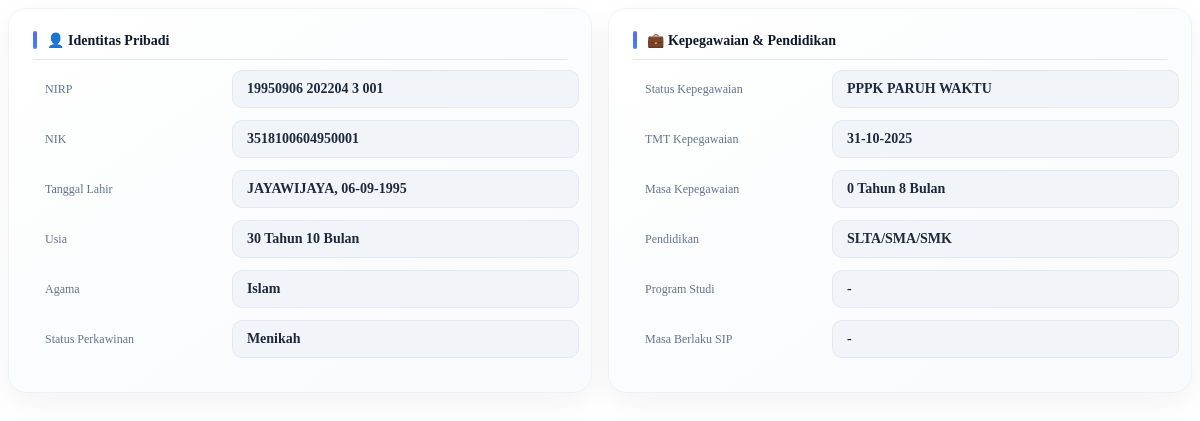
The app's page /pages/P3K-Paruh-Waktu/detailP3KPR.php?id=1, older data.
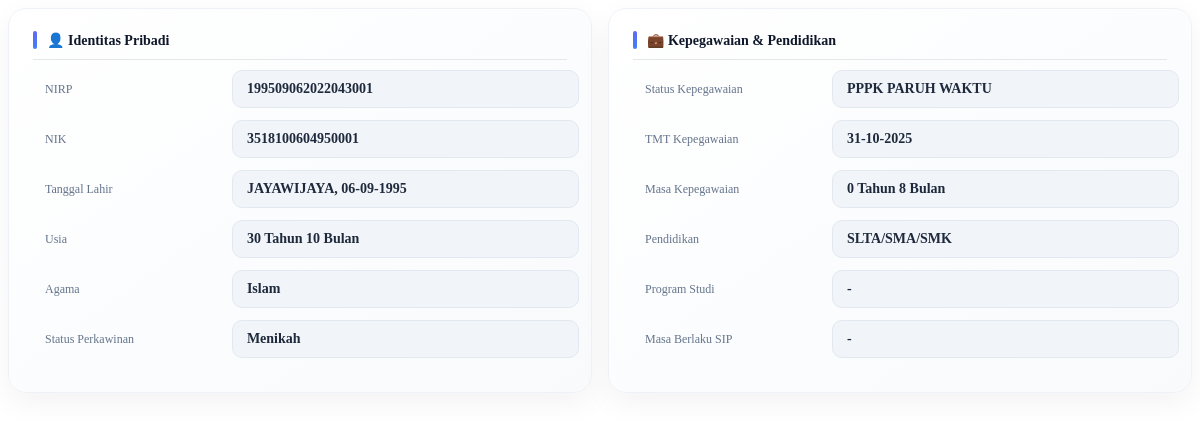
The same page, newer data.
### tables this page shows
CREATE TABLE `pegawai_p3k_paruh_waktu` (
  `id` int(11) NOT NULL,
  `nama` varchar(255) DEFAULT NULL,
  `nik` varchar(50) DEFAULT NULL,
  `nip` varchar(50) DEFAULT NULL,
  `jenis_kelamin` varchar(20) DEFAULT NULL,
  `tanggal_lahir` date DEFAULT NULL,
  `alamat` varchar(255) DEFAULT NULL,
  `nomor_hp` varchar(20) DEFAULT NULL,
  `email` varchar(100) DEFAULT NULL,
  `jabatan` varchar(100) DEFAULT NULL,
  `unit` varchar(100) DEFAULT NULL,
  `tmt_masuk` date DEFAULT NULL,
  `status_kepegawaian` varchar(50) DEFAULT NULL,
  `tmt_kepegawaian` date DEFAULT NULL,
  `status_pegawai` enum('AKTIF','NONAKTIF','RESIGN','PENSIUN') DEFAULT 'AKTIF',
  `tmt_status` date DEFAULT NULL,
  `masa_berlaku` date DEFAULT NULL,
  `tempat_lahir` varchar(100) DEFAULT NULL,
  `agama` varchar(100) DEFAULT NULL,
  `status_perkawinan` varchar(20) DEFAULT NULL,
  `pendidikan` varchar(50) DEFAULT NULL,
  `program_studi` varchar(255) DEFAULT NULL
);

### pages/P3K-Paruh-Waktu/detailP3KPR.php (the view, shortened to what this page needs)
<?php
require_once('../../config/db.php');
$id = intval($_GET['id']);
$data = $koneksi->query("SELECT * FROM pegawai_p3k_paruh_waktu WHERE id=$id")->fetch_assoc();
$tgl_lahir = $data['tanggal_lahir'];
$lahir = new DateTime($tgl_lahir);
$today = new DateTime();
$diff = $today->diff($lahir);
$usia_tahun = $diff->y;
$usia_bulan = $diff->m;
if (!empty($data['tmt_kepegawaian']) && $data['tmt_kepegawaian'] != '0000-00-00') {
    $tmt_kepeg = new DateTime($data['tmt_kepegawaian']);
    $today = new DateTime();
    $diff_kepeg = $today->diff($tmt_kepeg);
    $kepeg_tahun = $diff_kepeg->y;
    $kepeg_bulan = $diff_kepeg->m;
} else {
    $kepeg_tahun = '-';
    $kepeg_bulan = '';
}
?>
<div class="detail-container">
    <div class="card-box">
        <div class="section-title">👤 Identitas Pribadi</div>
        <div class="item">
            <span class="label">NIRP</span>
            <span class="value"><?= $data['nip']; ?></span>
        </div>
        <div class="item">
            <span class="label">NIK</span>
            <span class="value"><?= $data['nik']; ?></span>
        </div>
        <div class="item">
            <span class="label">Tanggal Lahir</span>
            <span class="value">
                <?= $data['tempat_lahir']; ?>, <?= date('d-m-Y', strtotime($data['tanggal_lahir'])); ?>
            </span>
        </div>
        <div class="item">
            <span class="label">Usia</span>
            <span class="value">
                <?= $usia_tahun; ?> Tahun <?= $usia_bulan; ?> Bulan
            </span>
        </div>
        <div class="item">
            <span class="label">Agama</span>
            <span class="value"><?= $data['agama']; ?></span>
        </div>
        <div class="item">
            <span class="label">Status Perkawinan</span>
            <span class="value"><?= $data['status_perkawinan']; ?></span>
        </div>
    </div>
    <div class="card-box">
        <div class="section-title">💼 Kepegawaian & Pendidikan</div>
        <div class="item">
            <span class="label">Status Kepegawaian</span>
            <span class="value"><?= $data['status_kepegawaian']; ?></span>
        </div>
        <div class="item">
            <span class="label">TMT Kepegawaian</span>
            <span class="value">
                <?= date('d-m-Y', strtotime($data['tmt_kepegawaian'])); ?>
            </span>
        </div>
        <div class="item">
            <span class="label">Masa Kepegawaian</span>
            <span class="value">
                <?= $kepeg_tahun; ?> Tahun <?= $kepeg_bulan; ?> Bulan
            </span>
        </div>
        <div class="item">
            <span class="label">Pendidikan</span>
            <span class="value"><?= $data['pendidikan']; ?></span>
        </div>
        <div class="item">
            <span class="label">Program Studi</span>
            <span class="value"><?= $data['program_studi']; ?></span>
        </div>
        <div class="item">
            <span class="label">Masa Berlaku SIP</span>
            <span class="value">
                <?= (!empty($data['masa_berlaku']) && $data['masa_berlaku'] != '0000-00-00')
                    ? date('d-m-Y', strtotime($data['masa_berlaku']))
                    : '-'; ?>
            </span>
        </div>
    </div>
</div>

### pages/P3K-Paruh-Waktu/detailP3KPR.php (style rules this page uses)
.detail-container { display: flex; gap: 16px; align-items: flex-start; }
.card-box { flex: 1; min-width: 0; overflow: hidden; transition: 0.2s; height: fit-content; background: linear-gradient(145deg, #ffffff, #f8fafc); border-radius: 18px; padding: 22px 24px; border: 1px solid #eef2f7; box-shadow: 0 10px 30px rgba(0, 0, 0, 0.05), inset 0 1px 0 rgba(255, 255, 255, 0.6); }
.section-title { display: flex; align-items: center; gap: 10px; font-size: 14px; font-weight: 700; color: #0f172a; margin-bottom: 10px; padding-bottom: 10px; border-bottom: 1px solid #e5e7eb; position: relative; }
.section-title::before { content: ""; width: 4px; height: 18px; border-radius: 6px; background: linear-gradient(180deg, #6366f1, #3b82f6); }
.item { display: grid; margin-bottom: 12px; gap: 12px; align-items: center; grid-template-columns: 35% 65%; }
.label { font-size: 12px; color: #64748b; font-weight: 500; line-height: 1.4; flex-shrink: 0; width: 120px; padding: 9px 12px; white-space: nowrap; }
.value { flex: 1; min-width: 0; font-size: 14px; font-weight: 600; color: #1e293b; padding: 10px 14px; border-radius: 10px; background: #f1f5f9; border: 1px solid #e2e8f0; word-break: normal; overflow-wrap: anywhere; }

Row changes from the older to the newer data that the page shows:
changed pegawai_p3k_paruh_waktu "JAYAWIJAYA": nip "19950906 202204 3 001" → "199509062022043001"
